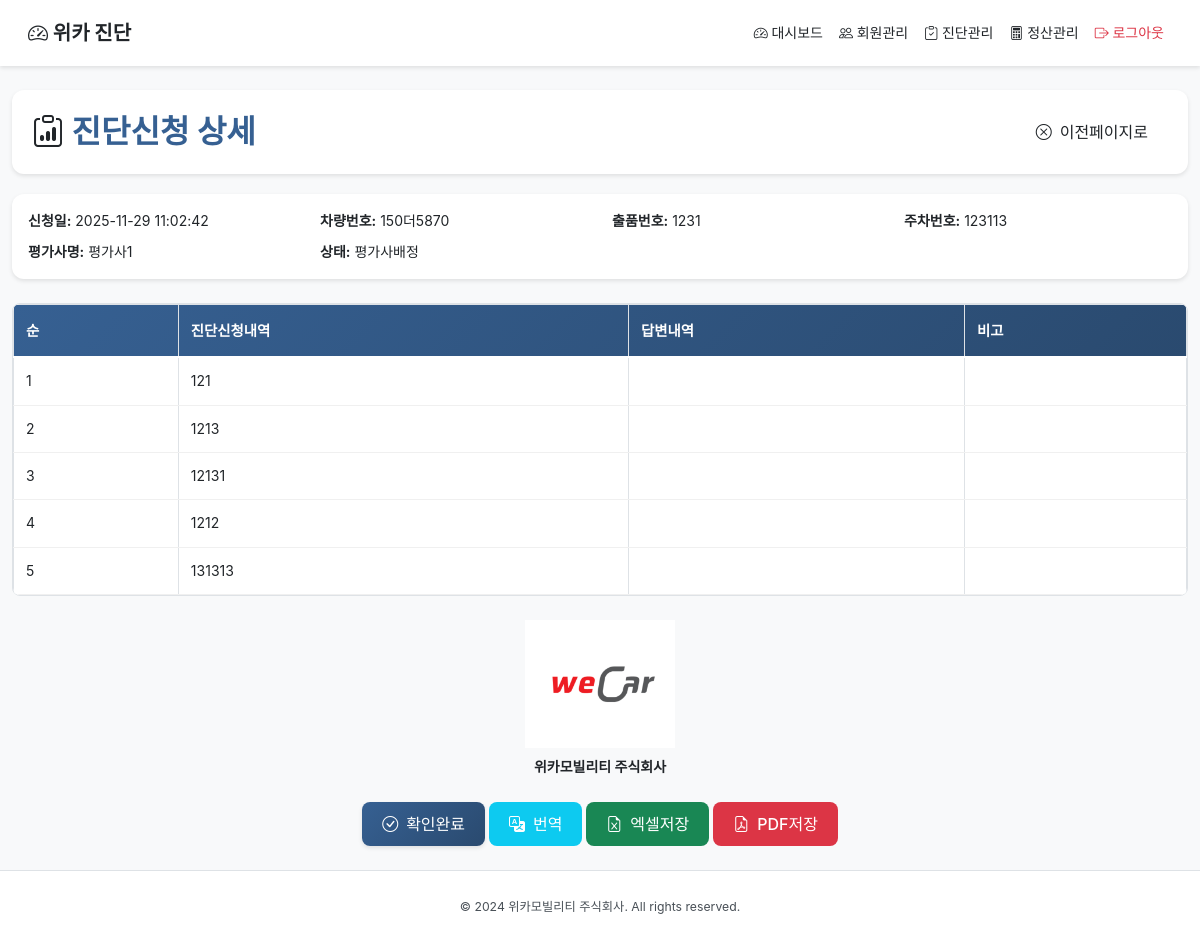
The page /admin/diagnosis/2 (signed in) on the database as committed earlier.
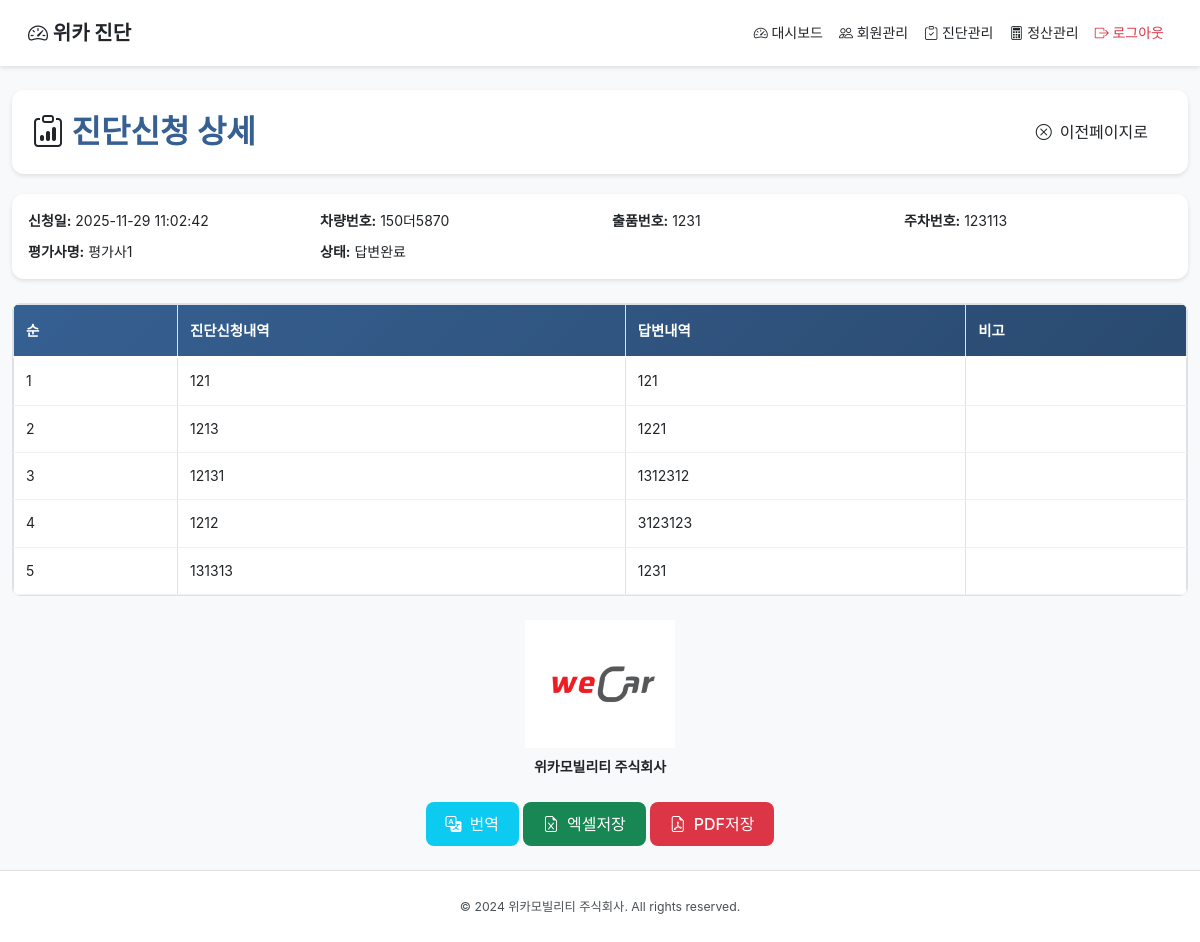
The same page on the database as committed later.
### tables this page shows
CREATE TABLE diagnosis_requests (
            id INTEGER PRIMARY KEY AUTOINCREMENT,
            applicant_id INTEGER NOT NULL,
            request_date TEXT NOT NULL DEFAULT (datetime('now', 'localtime')),
            vehicle_number TEXT,
            lot_number TEXT,
            parking_number TEXT,
            status TEXT NOT NULL DEFAULT '신청',
            evaluator_id INTEGER,
            evaluator_name TEXT,
            answer_date TEXT,
            confirmed_at TEXT,
            translated_summary TEXT,
            translated_at TEXT,
            sent_at TEXT,
            fee INTEGER DEFAULT 120000,
            FOREIGN KEY (applicant_id) REFERENCES users(id) ON DELETE CASCADE,
            FOREIGN KEY (evaluator_id) REFERENCES users(id) ON DELETE SET NULL
        );

CREATE TABLE diagnosis_request_items (
            id INTEGER PRIMARY KEY AUTOINCREMENT,
            diagnosis_id INTEGER NOT NULL,
            sequence INTEGER NOT NULL,
            content TEXT NOT NULL,
            created_at TEXT NOT NULL DEFAULT (datetime('now', 'localtime')),
            FOREIGN KEY (diagnosis_id) REFERENCES diagnosis_requests(id) ON DELETE CASCADE
        );

CREATE TABLE diagnosis_response_details (
            id INTEGER PRIMARY KEY AUTOINCREMENT,
            diagnosis_id INTEGER NOT NULL,
            responder_id INTEGER NOT NULL,
            sequence INTEGER NOT NULL,
            content TEXT NOT NULL,
            note TEXT,
            created_at TEXT NOT NULL DEFAULT (datetime('now', 'localtime')),
            updated_at TEXT NOT NULL DEFAULT (datetime('now', 'localtime')),
            UNIQUE(diagnosis_id, sequence),
            FOREIGN KEY (diagnosis_id) REFERENCES diagnosis_requests(id) ON DELETE CASCADE,
            FOREIGN KEY (responder_id) REFERENCES users(id) ON DELETE CASCADE
        );

### app.py (the view)
@app.route("/admin/diagnosis/<int:diagnosis_id>")
@login_required
@role_required("관리자")
def admin_diagnosis_details(diagnosis_id: int):
    diagnosis = _fetch_diagnosis(diagnosis_id)
    if not diagnosis:
        abort(404)
    details = _fetch_request_details(diagnosis_id)
    responses = _fetch_response_details(diagnosis_id)
    return render_template(
        "admin/diagnosis_details.html",
        diagnosis=diagnosis,
        request_details=details,
        response_details=responses,
    )

### app.py (called while the page is built)
def get_db() -> sqlite3.Connection:
    if "db" not in g:
        conn = sqlite3.connect(DB_PATH)
        conn.row_factory = sqlite3.Row
        g.db = conn
    return g.db

def login_required(func):
    from functools import wraps
    @wraps(func)
    def wrapper(*args, **kwargs):
        if "user_id" not in session:
            return redirect(url_for("login"))
        return func(*args, **kwargs)
    return wrapper

def role_required(*roles):
    from functools import wraps
    def decorator(func):
        @wraps(func)
        def wrapper(*args, **kwargs):
            if "user_type" not in session or session["user_type"] not in roles:
                abort(403)
            return func(*args, **kwargs)
        return wrapper
    return decorator

def _fetch_request_details(diagnosis_id: int) -> List[sqlite3.Row]:
    db = get_db()
    return db.execute(
        """
        SELECT * FROM diagnosis_request_items
        WHERE diagnosis_id = ?
        ORDER BY sequence ASC
        LIMIT 5
        """,
        (diagnosis_id,),
    ).fetchall()

### templates/admin/diagnosis_details.html (shortened to what this page needs)
{% extends "base.html" %}
{% block content %}
<div class="container-fluid py-4">
    <div class="page-header">
        <div class="d-flex justify-content-between align-items-center">
            <h2><i class="bi bi-clipboard-data"></i> 진단신청 상세</h2>
            <button onclick="window.close()" class="btn btn-outline-secondary">
                <i class="bi bi-x-circle"></i> 이전페이지로
            </button>
        </div>
    </div>
    <div class="card mb-4">
        <div class="card-body">
            <div class="row">
                <div class="col-md-3"><strong>신청일:</strong> {{ diagnosis.request_date }}</div>
                <div class="col-md-3"><strong>차량번호:</strong> {{ diagnosis.vehicle_number or '' }}</div>
                <div class="col-md-3"><strong>출품번호:</strong> {{ diagnosis.lot_number or '' }}</div>
                <div class="col-md-3"><strong>주차번호:</strong> {{ diagnosis.parking_number or '' }}</div>
            </div>
            <div class="row mt-2">
                <div class="col-md-3"><strong>평가사명:</strong> {{ diagnosis.evaluator_name or '' }}</div>
                <div class="col-md-3"><strong>상태:</strong> {{ diagnosis.status }}</div>
            </div>
        </div>
    </div>
    <div class="table-wrapper">
        <table class="table table-bordered">
            <thead class="table-fixed-header">
                <tr>
                    <th>순</th>
                    <th>진단신청내역</th>
                    <th>답변내역</th>
                    <th>비고</th>
                </tr>
            </thead>
            <tbody>
                {% for detail in request_details %}
                {% set resp = response_details|selectattr('sequence', 'equalto', detail.sequence)|first %}
                <tr>
                    <td>{{ detail.sequence }}</td>
                    <td>{{ detail.content }}</td>
                    <td>{{ resp.content if resp else '' }}</td>
                    <td>{{ resp.note if resp else '' }}</td>
                </tr>
                {% endfor %}
            </tbody>
        </table>
    </div>
    <div class="text-center mt-4 mb-4">
        <img src="{{ url_for('static', filename='images/lpgo.png') }}" alt="위카 로고" style="max-width: 150px;">
        <p class="mt-2"><strong>위카모빌리티 주식회사</strong></p>
    </div>
    <div class="text-center">
        {% if not diagnosis.confirmed_at %}
        <button type="button" class="btn btn-primary" id="confirmCompleteBtn">
            <i class="bi bi-check-circle"></i> 확인완료
        </button>
        {% endif %}
        <a href="{{ url_for('admin_diagnosis_translate', diagnosis_id=diagnosis.id) }}" class="btn btn-info">
            <i class="bi bi-translate"></i> 번역
        </a>
        <a href="{{ url_for('admin_diagnosis_detail_export', diagnosis_id=diagnosis.id, fmt='xlsx') }}" class="btn btn-success">
            <i class="bi bi-file-earmark-excel"></i> 엑셀저장
        </a>
        <a href="{{ url_for('admin_diagnosis_detail_export', diagnosis_id=diagnosis.id, fmt='pdf') }}" class="btn btn-danger">
            <i class="bi bi-file-earmark-pdf"></i> PDF저장
        </a>
    </div>
</div>
{% endblock %}

Rows that differ between the two databases and show on the page:
changed diagnosis_requests "평가사1": status "평가사배정" → "답변완료"
added diagnosis_response_details: content "121"
added diagnosis_response_details: content "1221"
added diagnosis_response_details: content "1312312"
added diagnosis_response_details: content "3123123"
added diagnosis_response_details: content "1231"
Other text that changed with them:
text no longer shown: "확인완료"
